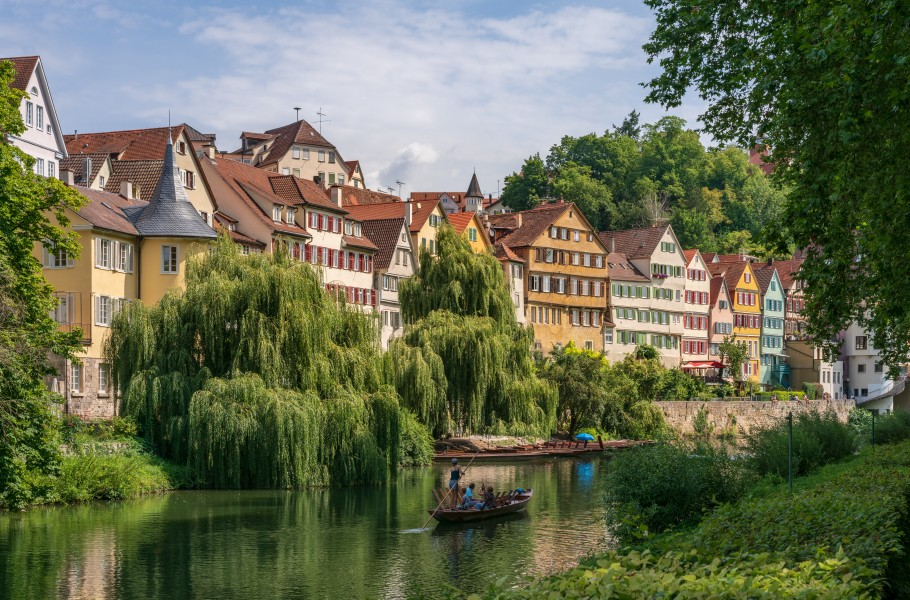
%> input picture DSP/2. 5-7.Dyskretna transformata Fourier'a, kompresja JPG/Lab05_07_DFT/media/village.jpg, 910 x 600 px
$ octave Zad9_3_filtracja_pasmowa_zdjec.m   (GNU Octave 9; MATLAB toolbox functions it lacks are replaced by stand-ins)
%> lines starting %> are read from the running program, lines starting %| are printed output that depends on the picture
%% Filtracja pasmowa zdjęć
clear; clc; close all;

%% Parametry filtracji
highPassFilterRatio = 0.7;      % Stosunek częstotliwości granicznej do częstotliwości Nyquista ( <1 )
lowPassFilterRatio = 0.2;
butterFilterOrder = 2;          % Rząd filtru Butterworth-a
keepDC = 1;                     % Czy filtr ma zachować prążek dla DC (0 lub 1)

%% Ładowanie i wyświetlanie zdjęcia
image = rgb2gray( imread( 'media/village.jpg' ) );
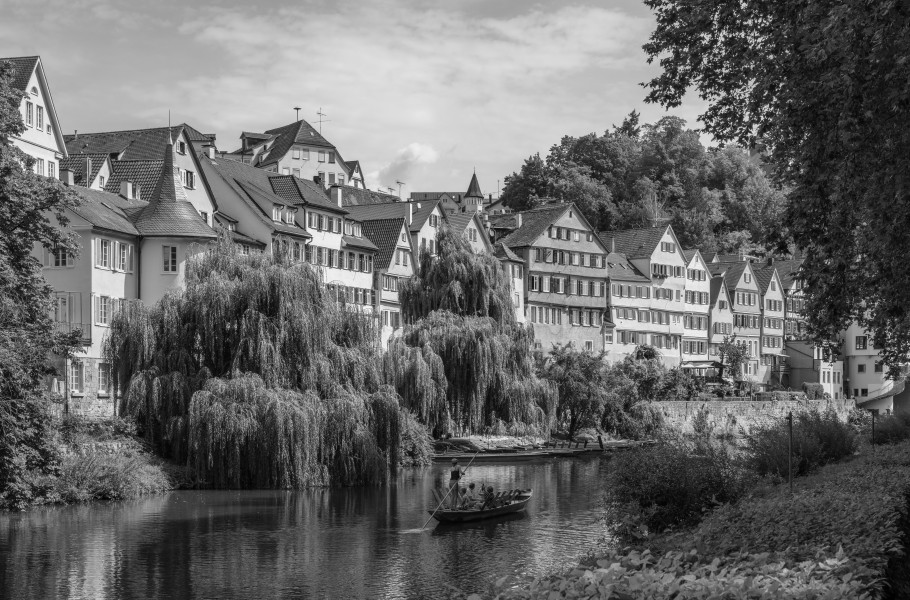
%> image: size 600x910 uint8; min 0, max 252, mean 104.9
% figure(1), imshow( image, [] );

%% DFT zdjęcia
spectrum2D = fftshift( fft2( image ) );

%% Tworzenie funkcji filtru Butterworth-a
[ width, height ] = size( image );      % Rozmiar zdjęcia
%> width = 600; height = 910
dim = min( [ width height ] ) / 2;      % Odległość od środka do krótszej z krawędzi (w przybliżeniu okres Nyquista)
%> dim = 300

% Przestrzeń współrzędnych filtru
[ x, y ] = meshgrid( -(height/2) : (height/2)-1, -(width/2) : (width/2)-1 );

highPassFilterFunction = 1 ./ ( 1. + ( ( dim * highPassFilterRatio ) ./ ( x .^ 2 + y .^ 2 ) .^ 0.5 ) .^ ( 2*butterFilterOrder ) );
lowPassFilterFunction = 1. - 1 ./ ( 1. + ( ( dim * lowPassFilterRatio ) ./ ( x .^ 2 + y .^ 2 ) .^ 0.5 ) .^ ( 2*butterFilterOrder ) );

bandpassFilter = ( lowPassFilterFunction .* highPassFilterFunction );
bandstopFilter = max( max( bandpassFilter ) ) - bandpassFilter;

f = figure; ax = axes(f);
imshow( mat2gray( bandpassFilter ), [], 'Parent', ax );
title( ax, 'Filtr pasmowo-przepustowy' );

f = figure; ax = axes(f);
imshow( mat2gray( bandstopFilter ), [], 'Parent', ax );
title( ax, 'Filtr pasmowo-zaporowy' );

% Zachowanie prążka DC - wstawienie jedynki w funkcję filtru dokładnie w
% środku zdjęcia
bandpassFilter( width/2+1, height/2+1 ) = keepDC;

%% Filtracja i wyświetlenie widma
bandpassSpectrum = spectrum2D .* bandpassFilter;
bandstopSpectrum = spectrum2D .* bandstopFilter;

f = figure; ax = axes(f);
imshow( mat2gray( log( 1 + abs( bandpassSpectrum ) ) ) , 'Parent', ax );
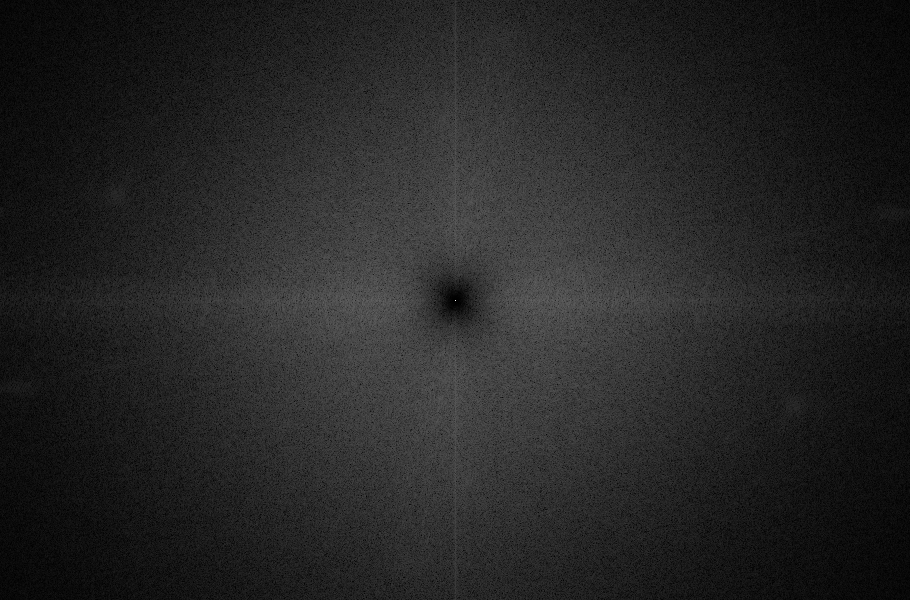
%> displayed picture: size 600x910, on the screen's scale of 0 to 255; min 0, max 255, mean 37.3
title( ax, 'Widmo - filtr pasmowo-przepustowy' );

f = figure; ax = axes(f);
imshow( mat2gray( log( 1 + abs( bandstopSpectrum ) ) ) , 'Parent', ax );
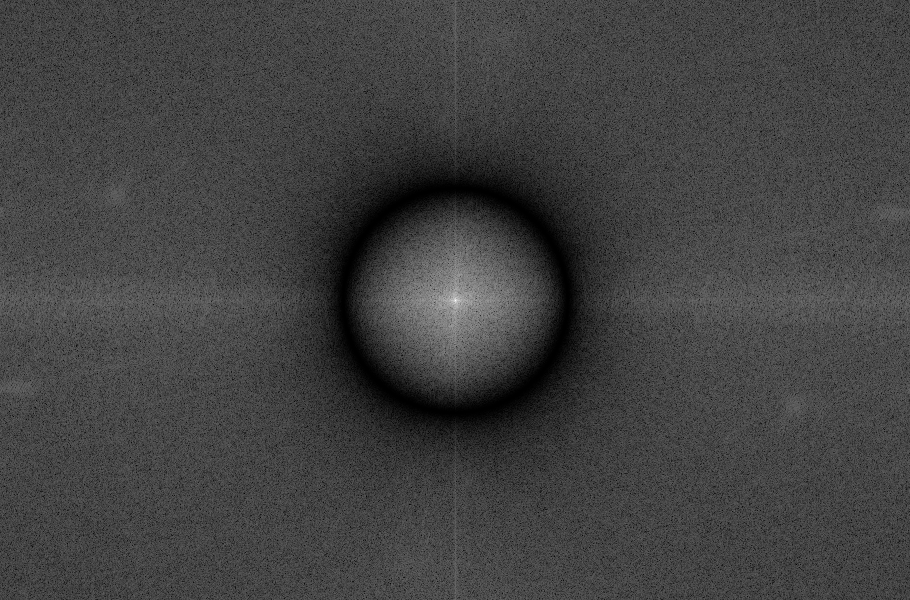
%> displayed picture: size 600x910, on the screen's scale of 0 to 255; min 0, max 255, mean 65.8
title( ax, 'Widmo - filtr pasmowo-zaporowy' );


%% Transformata odwrotna i wyświetlenie zdjęć
bandpassImage = abs( ifft2( bandpassSpectrum ) );
bandstopImage = abs( ifft2( bandstopSpectrum ) );
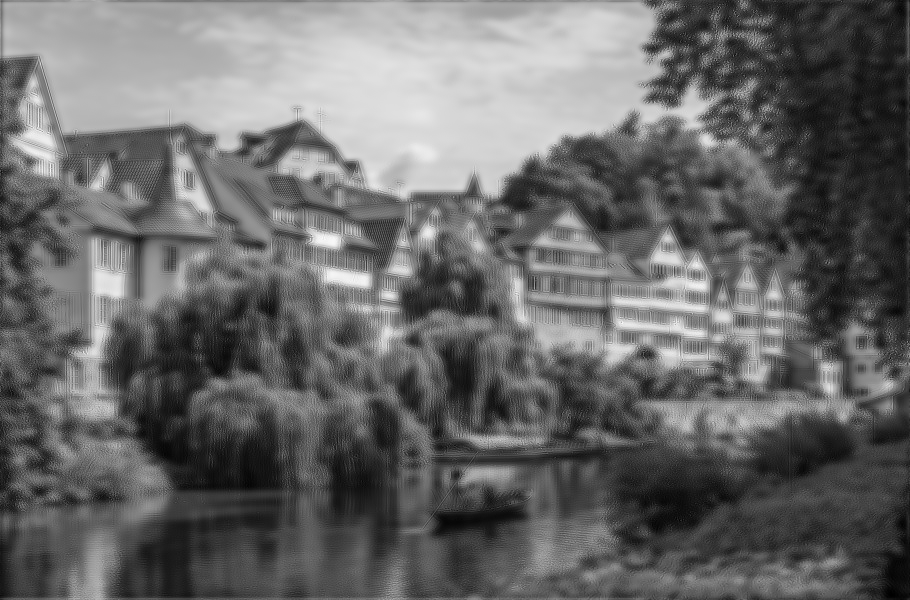
%> bandstopImage: size 600x910 double; min 0.00531, max 1.44, mean 0.598; drawn with min black and max white

f = figure; ax = axes(f);
imshow( mat2gray( bandpassImage ), [], 'Parent', ax );
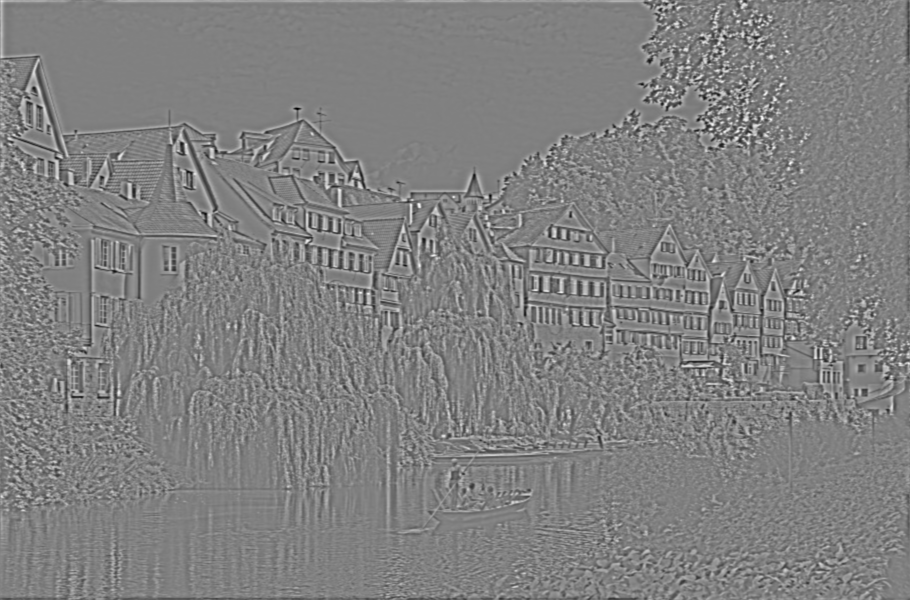
%> displayed picture: size 600x910, on the screen's scale of 0 to 255; min 0, max 255, mean 128.3
title( ax, 'Zdjęcie - filtr pasmowo-przepustowy' );

f = figure; ax = axes(f);
imshow( mat2gray( bandstopImage ), [], 'Parent', ax );
title( ax, 'Zdjęcie - filtr pasmowo-zaporowy' );
